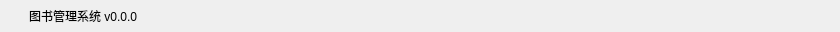
<?xml version="1.0" encoding="UTF-8"?>
<ui version="4.0">
 <class>TitleBar</class>
 <widget class="QWidget" name="TitleBar">
  <property name="geometry">
   <rect>
    <x>0</x>
    <y>0</y>
    <width>840</width>
    <height>32</height>
   </rect>
  </property>
  <property name="windowTitle">
   <string>Form</string>
  </property>
  <property name="styleSheet">
   <string notr="true">#TitleBar
{
	border-image: url(:/Images/bar.jpg);
}</string>
  </property>
  <layout class="QHBoxLayout" name="horizontalLayout">
   <property name="spacing">
    <number>0</number>
   </property>
   <property name="leftMargin">
    <number>6</number>
   </property>
   <property name="topMargin">
    <number>0</number>
   </property>
   <property name="rightMargin">
    <number>0</number>
   </property>
   <property name="bottomMargin">
    <number>0</number>
   </property>
   <item>
    <widget class="QLabel" name="label">
     <property name="minimumSize">
      <size>
       <width>16</width>
       <height>16</height>
      </size>
     </property>
     <property name="maximumSize">
      <size>
       <width>16</width>
       <height>16</height>
      </size>
     </property>
     <property name="styleSheet">
      <string notr="true">border-image: url(:/Images/icon.png);</string>
     </property>
     <property name="text">
      <string/>
     </property>
     <property name="scaledContents">
      <bool>false</bool>
     </property>
    </widget>
   </item>
   <item>
    <widget class="QLabel" name="label_2">
     <property name="minimumSize">
      <size>
       <width>6</width>
       <height>0</height>
      </size>
     </property>
     <property name="text">
      <string/>
     </property>
    </widget>
   </item>
   <item>
    <widget class="QLabel" name="titleLabel">
     <property name="styleSheet">
      <string notr="true">QLabel
{
	font: 12px &quot;微软雅黑&quot;;
}</string>
     </property>
     <property name="text">
      <string>图书管理系统 v0.0.0</string>
     </property>
    </widget>
   </item>
   <item>
    <spacer name="horizontalSpacer">
     <property name="orientation">
      <enum>Qt::Horizontal</enum>
     </property>
     <property name="sizeHint" stdset="0">
      <size>
       <width>565</width>
       <height>20</height>
      </size>
     </property>
    </spacer>
   </item>
   <item>
    <widget class="QPushButton" name="minButton">
     <property name="minimumSize">
      <size>
       <width>45</width>
       <height>32</height>
      </size>
     </property>
     <property name="maximumSize">
      <size>
       <width>45</width>
       <height>32</height>
      </size>
     </property>
     <property name="focusPolicy">
      <enum>Qt::NoFocus</enum>
     </property>
     <property name="styleSheet">
      <string notr="true">QPushButton:pressed
{
	background-color: rgb(72, 72, 72);
}</string>
     </property>
     <property name="text">
      <string/>
     </property>
     <property name="icon">
      <iconset resource="library.qrc">
       <normaloff>:/Images/min.png</normaloff>:/Images/min.png</iconset>
     </property>
     <property name="flat">
      <bool>true</bool>
     </property>
    </widget>
   </item>
   <item>
    <widget class="QPushButton" name="maxButton">
     <property name="minimumSize">
      <size>
       <width>45</width>
       <height>32</height>
      </size>
     </property>
     <property name="maximumSize">
      <size>
       <width>45</width>
       <height>32</height>
      </size>
     </property>
     <property name="focusPolicy">
      <enum>Qt::NoFocus</enum>
     </property>
     <property name="styleSheet">
      <string notr="true">QPushButton:pressed
{
	background-color: rgb(72, 72, 72);
}</string>
     </property>
     <property name="text">
      <string/>
     </property>
     <property name="icon">
      <iconset resource="library.qrc">
       <normaloff>:/Images/max.png</normaloff>:/Images/max.png</iconset>
     </property>
     <property name="flat">
      <bool>true</bool>
     </property>
    </widget>
   </item>
   <item>
    <widget class="QPushButton" name="closeButton">
     <property name="minimumSize">
      <size>
       <width>45</width>
       <height>32</height>
      </size>
     </property>
     <property name="maximumSize">
      <size>
       <width>45</width>
       <height>32</height>
      </size>
     </property>
     <property name="focusPolicy">
      <enum>Qt::NoFocus</enum>
     </property>
     <property name="styleSheet">
      <string notr="true">QPushButton:pressed
{
	background-color: rgb(72, 72, 72);
}</string>
     </property>
     <property name="text">
      <string/>
     </property>
     <property name="icon">
      <iconset resource="library.qrc">
       <normaloff>:/Images/close.png</normaloff>:/Images/close.png</iconset>
     </property>
     <property name="flat">
      <bool>true</bool>
     </property>
    </widget>
   </item>
  </layout>
 </widget>
 <resources>
  <include location="library.qrc"/>
 </resources>
 <connections/>
</ui>
